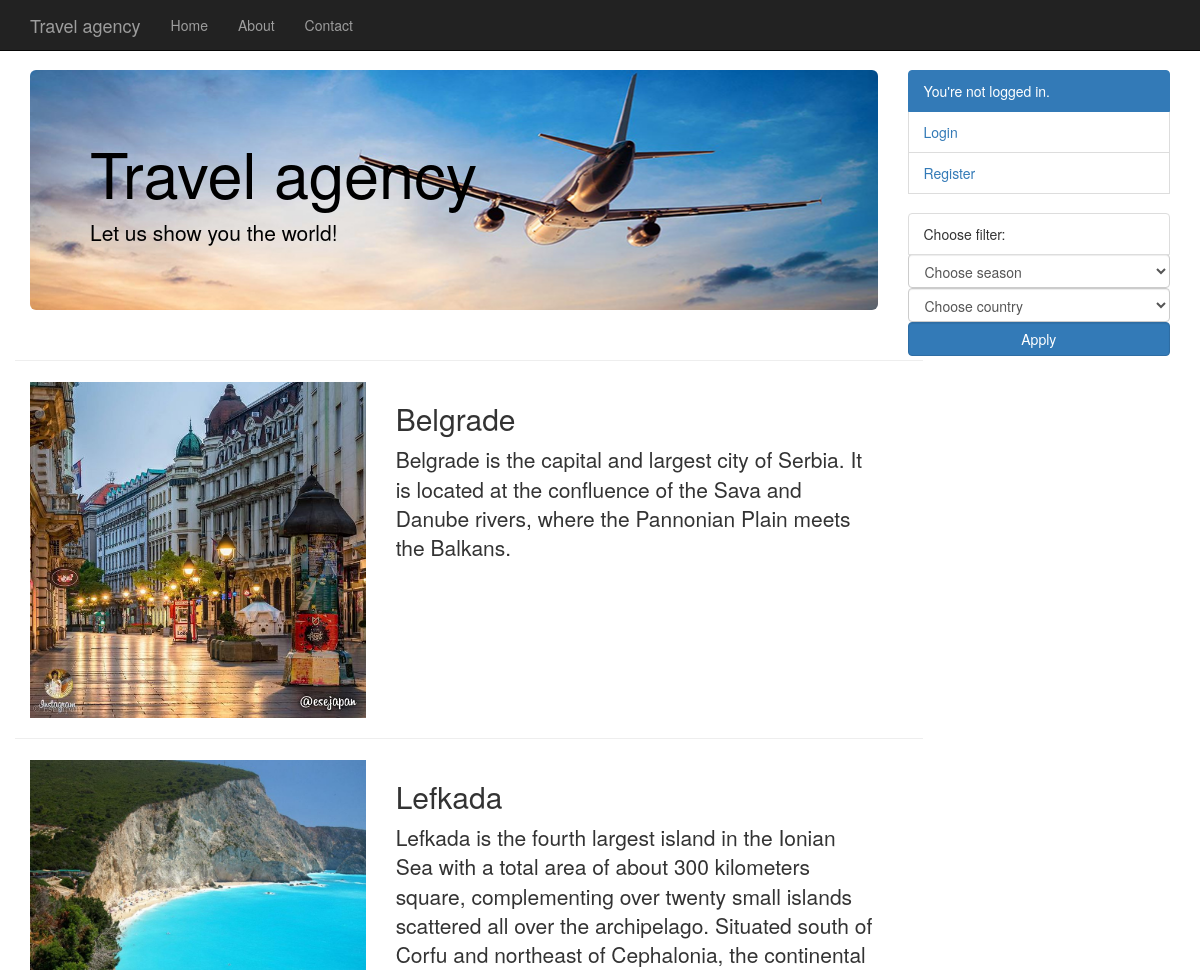
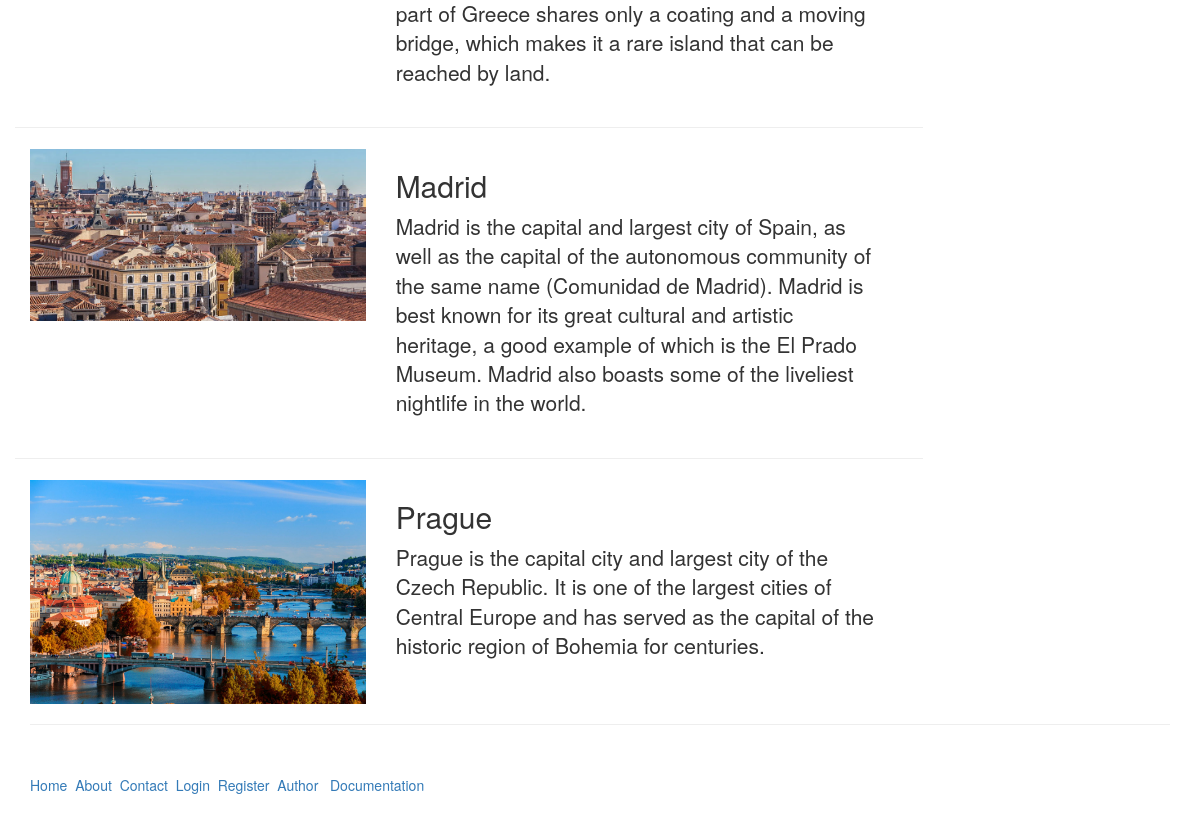
/index.php?page=1, run on the app's committed database (2 pictures, top to bottom).
### tables this page shows
CREATE TABLE IF NOT EXISTS `putanjedostranica` (
  `id_putanja` int(2) NOT NULL AUTO_INCREMENT,
  `naziv` varchar(20) NOT NULL,
  `putanja` varchar(50) NOT NULL,
  PRIMARY KEY (`id_putanja`)
);

CREATE TABLE IF NOT EXISTS `article` (
  `id_article` int(4) NOT NULL AUTO_INCREMENT,
  `title` varchar(40) NOT NULL,
  `picture` varchar(40) NOT NULL,
  `text` varchar(5000) NOT NULL,
  `id_kategorija` int(2) NOT NULL,
  `id_drzava` int(2) NOT NULL,
  PRIMARY KEY (`id_article`)
);

### index.php (the view, shortened to what this page needs)
<?php
 include('konekcija.php');
?>
<!DOCTYPE html>
<html lang="en">
  <head>
    <link href="css/bootstrap.min.css" rel="stylesheet">
    <link href="css/style.css" rel="stylesheet">
      <link href="css/lightbox.css" rel="stylesheet">
  </head>
  <body>
    <nav class="navbar navbar-fixed-top navbar-inverse">
        <div class="container">
          <div class="navbar-header">
            <a class="navbar-brand" href="?page=1">Travel agency</a>
          </div>
          <div id="navbar" class="navbar-collapse collapse">
            <ul class="nav navbar-nav">
              <?php
                $upit_meni = "SELECT * FROM putanjedostranica WHERE id_putanja <= 3";
                $rez_meni = mysqli_query($konekcija, $upit_meni);
                while($m=mysqli_fetch_array($rez_meni)){
                    echo "<li><a href='?page={$m['id_putanja']}'>{$m['naziv']}</a></li>";
                } ?>
            </ul>
          </div>
        </div>
      </nav>
    <div class="container">
      <div class="row row-offcanvas row-offcanvas-right">
        <div class="col-xs-12 col-sm-9">
          <div class="jumbotron" id="bg">
            <h1>Travel agency</h1>
            <p>Let us show you the world!</p>
          </div>
            <?php
            $stage = @$_GET['page'];
            switch($stage){
                case '1':
                    include('home.php');
                    break;
            }?>
        </div>
        <div class="col-xs-6 col-sm-3 sidebar-offcanvas" id="sidebar">
          <div class="list-group">
            <?php
              if(isset($_SESSION['korIme'])){
                  echo "<p class='list-group-item active'>Hello ".$_SESSION['korIme']."</p>
                        <a href='?page=8' class='list-group-item'>Logout</a><br/>
                        <a href='?page=20' class='list-group-item'>Survey</a><br/>";
                  if($_SESSION['uloga']=='admin'){
                      echo "<a href='?page=21' class='list-group-item'>Messages</a><br/>
                      <a href='?page=9' class='list-group-item'>Users</a><br/>
                      <a href='?page=13' class='list-group-item'>Destination</a>
                      <a href='?page=10' class='list-group-item'>Add destination</a>
                      <a href='?page=11' class='list-group-item'>Remove destination</a>
                      <a href='?page=12' class='list-group-item'>Edit destination</a><br/>
                      <a href='?page=14' class='list-group-item'>Add country</a>
                      <a href='?page=15' class='list-group-item'>Remove country</a>
                      <a href='?page=16' class='list-group-item'>Edit country</a><br/>
                      <a href='?page=17' class='list-group-item'>Add season</a>
                      <a href='?page=18' class='list-group-item'>Remove season</a>
                      <a href='?page=19' class='list-group-item'>Edit season</a><br/>";
                  }
              } else {
                  echo "<p class='list-group-item active'>You're not logged in.</p>
                        <p class='list-group-item'><a href='?page=4' class='navbar-toggler-right'>Login</a></p>
                        <p class='list-group-item'><a href='?page=5' class='navbar-toggler-right'>Register</a></p><br/>";
              }
            ?>
            <form action='?page=1' method="post">
                <p class='list-group-item'>Choose filter:</p>
                <select class='form-control' name='ddl_season'>
                    <option value='0'>Choose season</option>
                    <?php
                    echo "<br/>";
                    ?>
                </select>
                <select class='form-control' name='ddl_country'>
                    <option value='0'>Choose country</option>
                </select>
                <button type="submit" class="btn btn-primary mb-2 form-control" name="btn_filter">Apply</button>
            </form>
          </div>
        </div>
      </div>
      <hr>
      <footer>
          <?php
            $upit_meni = "SELECT * FROM putanjedostranica WHERE id_putanja <= 6";
                $rez_meni = mysqli_query($konekcija, $upit_meni);
                while($m=mysqli_fetch_array($rez_meni)){
                    echo "<a href='?page={$m['id_putanja']}'>{$m['naziv']}</a> &nbsp;";
                }
          ?>
		  <a href='documentation.pdf'>Documentation</a>
      </footer>
    </div>
  </body>
</html>

### home.php
<div class="row featurette">
<?php
    if(isset($_REQUEST['btn_filter'])){
        $filter_country = $_REQUEST['ddl_country'];
        $filter_season = $_REQUEST['ddl_season'];
        if($filter_country!=0 && $filter_season!=0){
            $upit_prikaz = "SELECT * FROM article WHERE id_drzava='$filter_country' AND id_kategorija='$filter_season'";
            $rez_prikaz = mysqli_query($konekcija, $upit_prikaz);
            if(mysqli_num_rows($rez_prikaz)!=0){
                $g=1;
                while($p=mysqli_fetch_array($rez_prikaz)){
                echo "  <hr class='col-md-12'>
                        <div class='col-md-5'>
                            <a href='{$p['picture']}' data-lightbox='gal-{$g}'><img class='featurette-image img-responsive center-block'  src={$p['picture']} alt='".$p['title']."' title='".$p['title']."'></a>
                        </div>
                        <div class='col-md-7'>
                            <h2 class='featurette-heading'>".$p['title']."</h2>
                            <p class='lead'>".$p['text']."</p>
                        </div>";
                    $g++;
                    }
            } else {
                echo "<h3 class='form-signin-heading'>Sorry, we don't currently have anything for this criterion.</h3>";
            }
        } else {
            echo "<h3 class='form-signin-heading'>You didn't choose both filters.</h3>";
        }
    } else {
        $upit_prikaz = "SELECT * FROM article";
        $rez_prikaz = mysqli_query($konekcija, $upit_prikaz);
        if($rez_prikaz){
            $g=1;
            while($p=mysqli_fetch_array($rez_prikaz)){
            echo "  <hr class='col-md-12'>
                    <div class='col-md-5'>
                        <a href='{$p['picture']}' data-lightbox='gal-{$g}'><img class='featurette-image img-responsive center-block'  src={$p['picture']} alt='".$p['title']."' title='".$p['title']."'></a>
                    </div>
                    <div class='col-md-7'>
                        <h2 class='featurette-heading'>".$p['title']."</h2>
                        <p class='lead'>".$p['text']."</p>
                    </div>";
                $g++;
        }
        } else {
            echo "Error with mysql.";
        }
    }
?>
</div>

### css/style.css (style rules this page uses)
html, body { overflow-x: hidden; }
body { padding-top: 70px; }
footer { padding: 30px 0; }
#bg { background-image: url('../img/bgImg.jpg'); background-repeat: no-repeat; color: black; }

### css/lightbox.css (style rules this page uses)
body:after { content: url(images/close.png) url(images/loading.gif) url(images/prev.png) url(images/next.png); display: none; }

### data on the page
putanjedostranica: naziv "Home"
putanjedostranica: naziv "About"
putanjedostranica: naziv "Contact"
article: picture (picture), title "Belgrade", text "Belgrade is the capital and largest city of Serbia. It is located at the confluence of the Sava and Danube rivers, where the Pannonian Plain meets the Balkans."
article: picture (picture), title "Lefkada", text "Lefkada is the fourth largest island in the Ionian Sea with a total area of about 300 kilometers square, complementing over twenty small islands scattered all over the archipelago. Situated south of Corfu and northeast of Cephalonia, the continental part of Greece shares only a coating and a moving bridge, which makes it a rare island that can be reached by land."
article: picture (picture), title "Madrid", text "Madrid is the capital and largest city of Spain, as well as the capital of the autonomous community of the same name (Comunidad de Madrid). Madrid is best known for its great cultural and artistic heritage, a good example of which is the El Prado Museum. Madrid also boasts some of the liveliest nightlife in the world."
article: picture (picture), title "Prague", text "Prague is the capital city and largest city of the Czech Republic. It is one of the largest cities of Central Europe and has served as the capital of the historic region of Bohemia for centuries."
putanjedostranica: naziv "Login"
putanjedostranica: naziv "Register"
putanjedostranica: naziv "Author"
